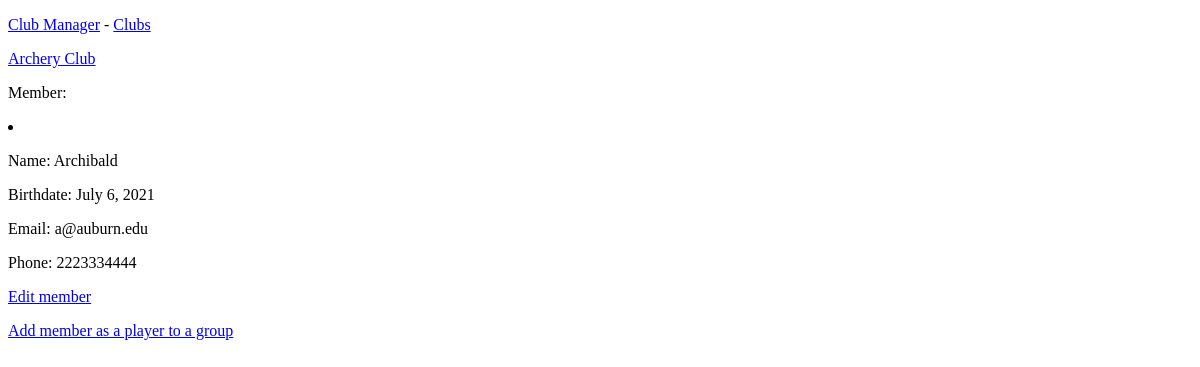
The app's page /club_manager/clubs/member/4, older data.
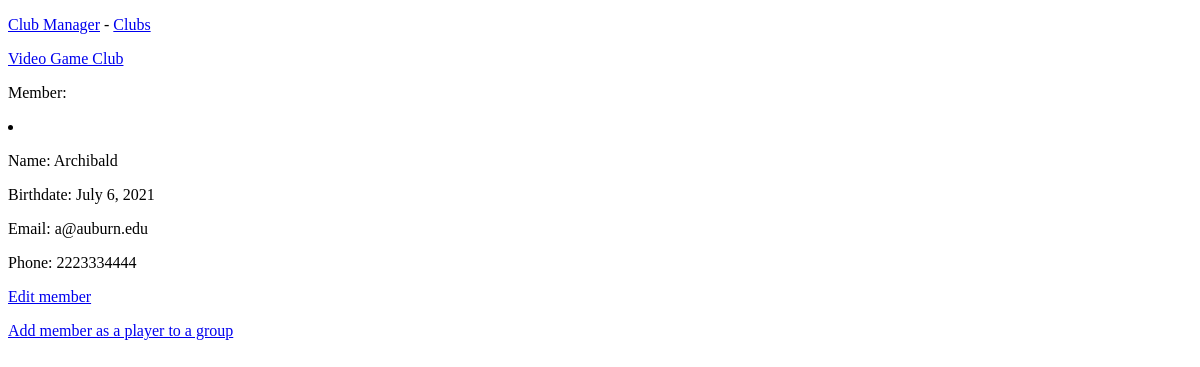
The same page, newer data.
### club_manager/models.py (models this page shows)
class Club(models.Model):
    club_name = models.CharField(max_length=100)
    club_type = models.CharField(max_length=50, default="Chess")
    def __str__(self):
        return self.club_name

### club_manager/views.py (the view)
# urls.py: path('clubs/member/<int:member_id>', views.member, name='member'),
def member(request, member_id):
    member = Member.objects.get(id=member_id)
    club = member.club
    context = {'club': club, 'member': member}
    return render(request, 'club_manager/member.html', context)

### club_manager/templates/club_manager/member.html (shortened to what this page needs)
{% extends "club_manager/base.html" %}
    {% block content %}
        <p><a href="{% url 'club_manager:club' club.id %}">{{ club }}</a></p>
        <p>Member:
            <li>
            <p>Name: {{ member.name }}</p>
            <p>Birthdate: {{ member.birthdate }}</p>
            <p>Email: {{ member.email }}</p>
            <p>Phone: {{ member.phone }}</p>
            </li>
        </p>
        <p>
            <a href="{% url 'club_manager:edit_member' member.id %}">Edit member</a>
        </p>
        <p>
            <a href="{% url 'club_manager:add_player' member.id %}">Add member as a player to a group</a>
        </p>
    {% endblock content %}

Row changes from the older to the newer data that the page shows:
changed Club: club_name "Archery Club" → "Video Game Club"
